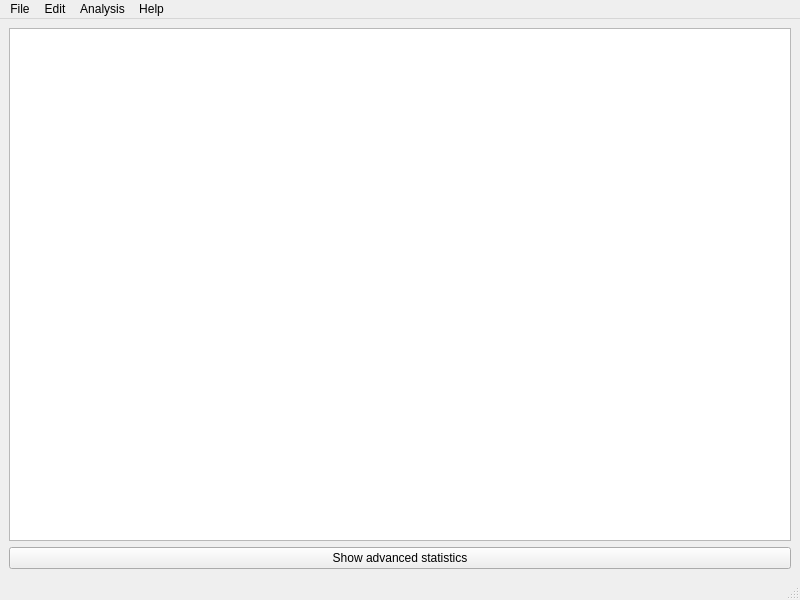
<?xml version="1.0" encoding="UTF-8"?>
<ui version="4.0">
 <class>Application</class>
 <widget class="QMainWindow" name="Application">
  <property name="geometry">
   <rect>
    <x>0</x>
    <y>0</y>
    <width>800</width>
    <height>600</height>
   </rect>
  </property>
  <property name="windowTitle">
   <string>Palamariuk | Course work | Text Analyzer </string>
  </property>
  <widget class="QWidget" name="centralwidget">
   <layout class="QGridLayout" name="gridLayout">
    <item row="0" column="0">
     <widget class="QTextEdit" name="textEdit">
      <property name="enabled">
       <bool>true</bool>
      </property>
     </widget>
    </item>
    <item row="1" column="0">
     <widget class="QPushButton" name="btAdvansedStatistics">
      <property name="toolTip">
       <string>&lt;html&gt;&lt;head/&gt;&lt;body&gt;&lt;p&gt;Show statistics about letters, words and sentences in your text&lt;/p&gt;&lt;/body&gt;&lt;/html&gt;</string>
      </property>
      <property name="styleSheet">
       <string notr="true"/>
      </property>
      <property name="text">
       <string>Show advanced statistics</string>
      </property>
     </widget>
    </item>
   </layout>
  </widget>
  <widget class="QMenuBar" name="menubar">
   <property name="geometry">
    <rect>
     <x>0</x>
     <y>0</y>
     <width>800</width>
     <height>22</height>
    </rect>
   </property>
   <widget class="QMenu" name="menuFile">
    <property name="title">
     <string>File</string>
    </property>
    <property name="toolTipsVisible">
     <bool>true</bool>
    </property>
    <addaction name="openFile"/>
    <addaction name="saveFile"/>
    <addaction name="saveFileAs"/>
    <addaction name="closeFile"/>
   </widget>
   <widget class="QMenu" name="menuEdit">
    <property name="title">
     <string>Edit</string>
    </property>
    <property name="toolTipsVisible">
     <bool>true</bool>
    </property>
    <addaction name="clearFormatting"/>
    <addaction name="actionUndo"/>
    <addaction name="actionRedo"/>
    <addaction name="actionCopy"/>
    <addaction name="actionPaste"/>
   </widget>
   <widget class="QMenu" name="menuAnalysis">
    <property name="title">
     <string>Analysis</string>
    </property>
    <property name="toolTipsVisible">
     <bool>true</bool>
    </property>
    <widget class="QMenu" name="menuShowIdentical">
     <property name="toolTip">
      <string>Show identical...</string>
     </property>
     <property name="title">
      <string>Show identical</string>
     </property>
     <property name="toolTipsVisible">
      <bool>true</bool>
     </property>
     <addaction name="showIdSentences"/>
     <addaction name="showIdProperNames"/>
    </widget>
    <widget class="QMenu" name="menuShowWords">
     <property name="toolTip">
      <string>Show words...</string>
     </property>
     <property name="title">
      <string>Show words</string>
     </property>
     <property name="toolTipsVisible">
      <bool>true</bool>
     </property>
     <addaction name="showLongestWords"/>
     <addaction name="showShortestWords"/>
    </widget>
    <addaction name="getAverageLength"/>
    <addaction name="getLetterFrequency"/>
    <addaction name="menuShowIdentical"/>
    <addaction name="menuShowWords"/>
    <addaction name="repeatNumbers"/>
   </widget>
   <widget class="QMenu" name="menuHelp">
    <property name="title">
     <string>Help</string>
    </property>
    <property name="toolTipsVisible">
     <bool>true</bool>
    </property>
    <addaction name="showTask"/>
   </widget>
   <addaction name="menuFile"/>
   <addaction name="menuEdit"/>
   <addaction name="menuAnalysis"/>
   <addaction name="menuHelp"/>
  </widget>
  <widget class="QStatusBar" name="statusbar">
   <property name="minimumSize">
    <size>
     <width>0</width>
     <height>0</height>
    </size>
   </property>
  </widget>
  <action name="openFile">
   <property name="text">
    <string>Open</string>
   </property>
   <property name="toolTip">
    <string>Open file</string>
   </property>
   <property name="shortcut">
    <string>Ctrl+O</string>
   </property>
  </action>
  <action name="closeFile">
   <property name="text">
    <string>Close</string>
   </property>
   <property name="toolTip">
    <string>Close document</string>
   </property>
  </action>
  <action name="saveFile">
   <property name="text">
    <string>Save</string>
   </property>
   <property name="toolTip">
    <string>Save to file</string>
   </property>
   <property name="shortcut">
    <string>Ctrl+S</string>
   </property>
  </action>
  <action name="saveFileAs">
   <property name="text">
    <string>Save as...</string>
   </property>
   <property name="toolTip">
    <string>Save file as</string>
   </property>
   <property name="shortcut">
    <string>Ctrl+Shift+S</string>
   </property>
  </action>
  <action name="actionUndo">
   <property name="text">
    <string>Undo</string>
   </property>
   <property name="toolTip">
    <string>Undo action</string>
   </property>
   <property name="shortcut">
    <string>Ctrl+Z</string>
   </property>
  </action>
  <action name="actionRedo">
   <property name="text">
    <string>Redo</string>
   </property>
   <property name="toolTip">
    <string>Redo action</string>
   </property>
   <property name="shortcut">
    <string>Ctrl+Shift+Z</string>
   </property>
  </action>
  <action name="actionCopy">
   <property name="text">
    <string>Copy</string>
   </property>
   <property name="toolTip">
    <string>Copy text</string>
   </property>
   <property name="shortcut">
    <string>Ctrl+C</string>
   </property>
  </action>
  <action name="actionPaste">
   <property name="text">
    <string>Paste</string>
   </property>
   <property name="toolTip">
    <string>Paste text</string>
   </property>
   <property name="shortcut">
    <string>Ctrl+V</string>
   </property>
   <property name="shortcutContext">
    <enum>Qt::ApplicationShortcut</enum>
   </property>
  </action>
  <action name="getAverageLength">
   <property name="text">
    <string>Average length</string>
   </property>
   <property name="toolTip">
    <string>Find average lengths</string>
   </property>
  </action>
  <action name="getLetterFrequency">
   <property name="text">
    <string>Letter frequency</string>
   </property>
   <property name="toolTip">
    <string>Open frequency form</string>
   </property>
  </action>
  <action name="showIdSentences">
   <property name="text">
    <string>Sentences</string>
   </property>
   <property name="toolTip">
    <string>Show identical sentences</string>
   </property>
  </action>
  <action name="showIdProperNames">
   <property name="text">
    <string>Proper names</string>
   </property>
   <property name="toolTip">
    <string>Show identical proper names</string>
   </property>
  </action>
  <action name="showLongestWords">
   <property name="text">
    <string>The longest word</string>
   </property>
   <property name="toolTip">
    <string>Show the longest word</string>
   </property>
  </action>
  <action name="showShortestWords">
   <property name="text">
    <string>The shortest word</string>
   </property>
   <property name="toolTip">
    <string>Show the shortest word</string>
   </property>
  </action>
  <action name="repeatNumbers">
   <property name="text">
    <string>Show repeat numbers</string>
   </property>
   <property name="toolTip">
    <string>Show repeat numbers in your text</string>
   </property>
  </action>
  <action name="clearFormatting">
   <property name="text">
    <string>Clear formatting</string>
   </property>
   <property name="toolTip">
    <string>Clear all text formatting</string>
   </property>
   <property name="shortcut">
    <string>Ctrl+Shift+F</string>
   </property>
  </action>
  <action name="showTask">
   <property name="text">
    <string>Task</string>
   </property>
   <property name="toolTip">
    <string>Show task</string>
   </property>
   <property name="shortcut">
    <string>Ctrl+T</string>
   </property>
  </action>
 </widget>
 <resources/>
 <connections/>
</ui>
